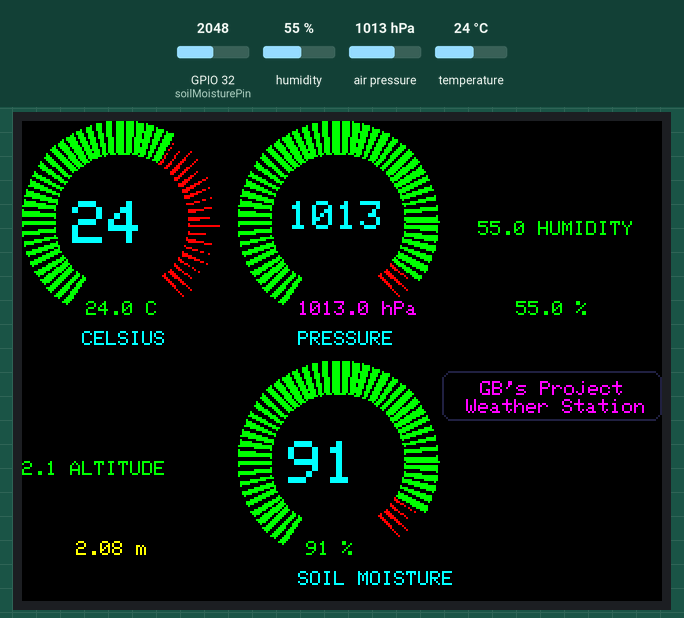
Simulated run of this sketch. Board: ESP32. Shown: 320×240 colour display. The test bench sets the inputs (shaded band); at power-on: humidity 55 %, air pressure 1013 hPa, GPIO 32 (soilMoisturePin) = 2048, temperature 24 °C. WiFi joins after 1.5 s; servers stay silent unless stated; the local clock reads 2024-03-15 10:24:30 at power-on unless the sketch sets it; random numbers use the default seed unless the sketch sets one; no MQTT or app messages arrive unless stated; what the sketch prints to the serial monitor is not drawn.

Above: at 4.9 s.
5.0 s: humidity set to 22 %
8.8 s: air pressure set to 952 hPa
At 11.5 s:
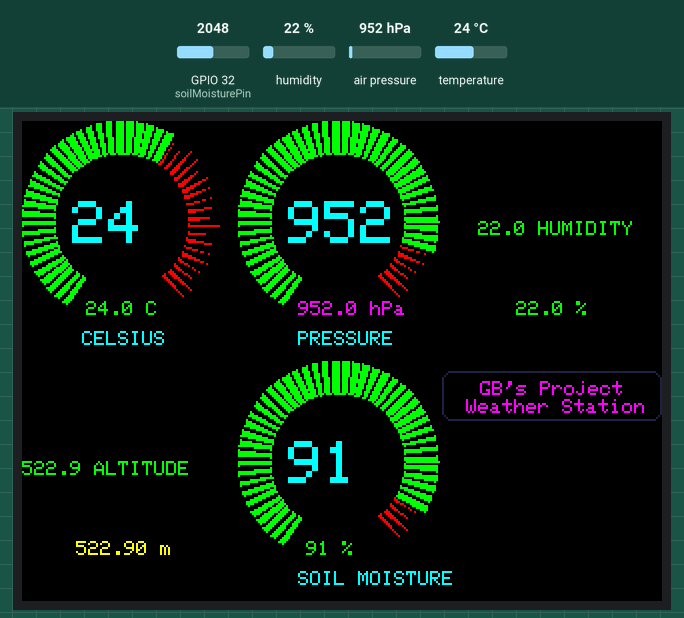
11.9 s: GPIO 32 (soilMoisturePin) set to 2866
At 14.6 s:
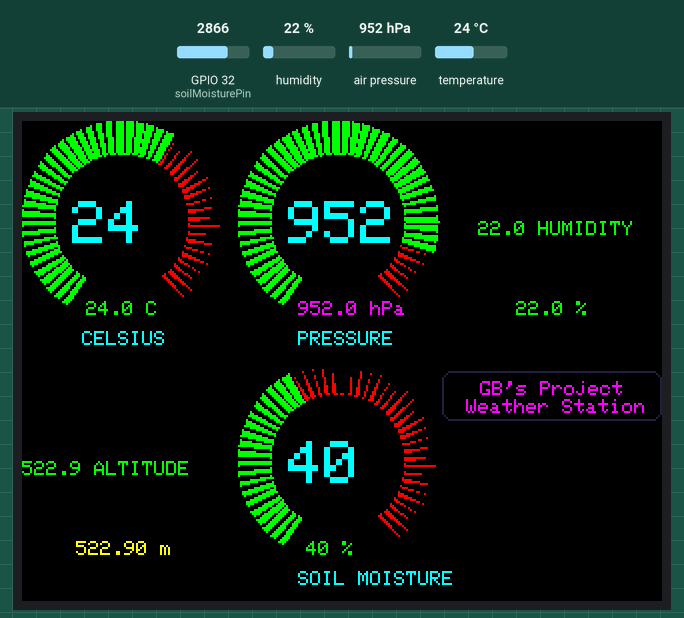
14.9 s: temperature set to 12 °C
At 20.0 s:
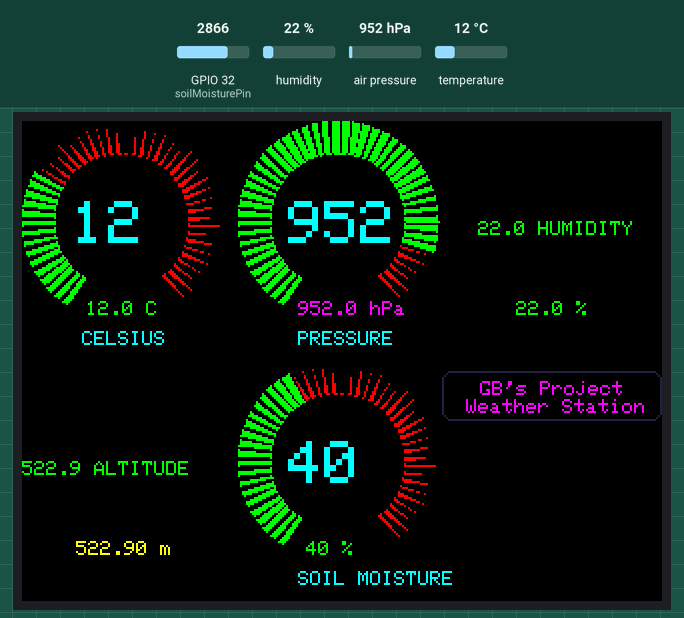
20.9 s: air pressure set to 975 hPa
At 23.3 s:
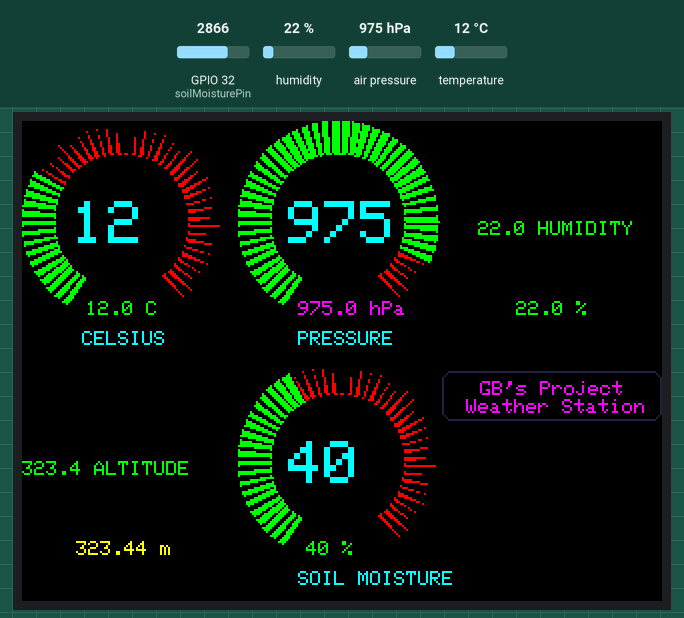
24.1 s: GPIO 32 (soilMoisturePin) set to 3972
At 26.5 s:
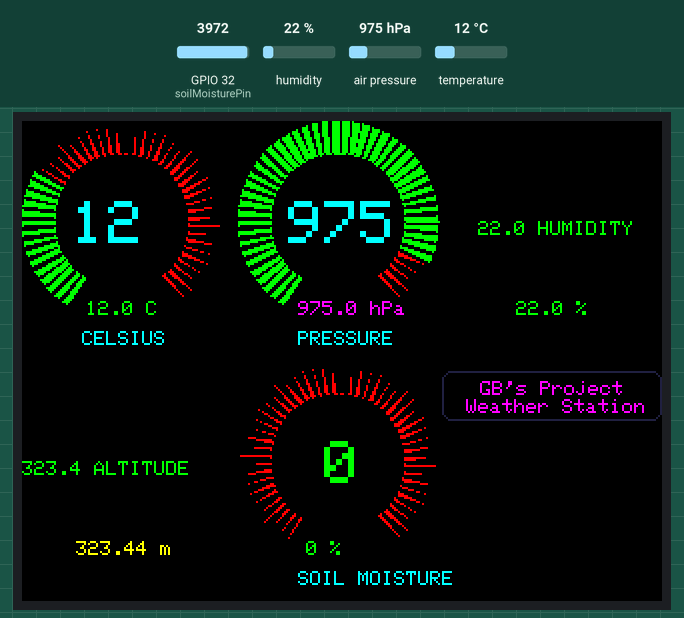
Timing chart, 0 to 28.0 s (numbered marks = the images above; inputs shaded):
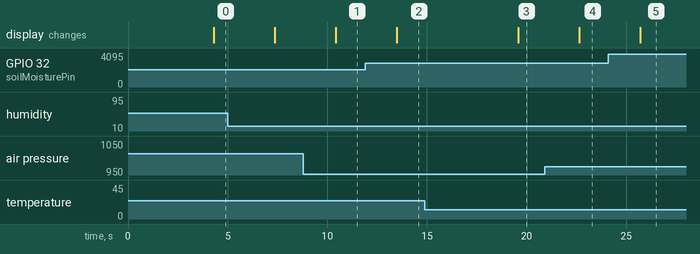

Measured:
- after the input at 8.8 s, the display: changes after 1.6 s (image 1)
- after the input at 11.9 s, the display: changes after 1.6 s (image 2)
- after the input at 14.9 s, the display: changes after 4.7 s (image 3)
- after the input at 20.9 s, the display: changes after 1.8 s (image 4)
- after the input at 24.1 s, the display: changes after 1.6 s (image 5)

The sketch:

hardware.ino
```cpp
//##################################################################################################################
//##                                      GOLDIE B'S ELET2415 WEATHER STATION                                     ##
//##                                                                                                              ##
//##################################################################################################################

// LIBRARY IMPORTS
#include <rom/rtc.h>
#include <MCUFRIEND_kbv.h>
#include "Adafruit_GFX.h"
#include "Adafruit_ILI9341.h"
#include <SPI.h>
#include <Adafruit_ST7735.h>              // Hardware-specific library
#include <Adafruit_BMP280.h>              // include  Adafruit BMP280 sensor library
#include "DHT.h"
#include <Wire.h>                         //include Two Wire Interface library
#include <math.h>


#ifndef _WIFI_H
#include <WiFi.h>
#endif

#ifndef STDLIB_H
#include <stdlib.h>
#endif

#ifndef STDIO_H
#include <stdio.h>
#endif

#ifndef ARDUINO_H
#include <Arduino.h>
#endif

#ifndef ARDUINOJSON_H
#include <ArduinoJson.h>
#endif


// TFT VARIABLES AND PIN MAPPINGS:
#define TFT_CS    5
#define TFT_RST   16
#define TFT_DC    17
#define TFT_MOSI  23
#define TFT_SCK   18
#define TFT_MISO  19

// TFT COLOUR SCHEMES
#define BLACK   0x0000
#define BLUE    0x001F
#define RED     0xF800
#define GREEN   0x07E0
#define CYAN    0x07FF
#define MAGENTA 0xF81F
#define YELLOW  0xFFE0
#define WHITE   0xFFFF
#define GREY    0x2108
#define BLUE    0x001F

// RING METER COLOUR SCHEMES
#define RED2RED     0
#define GREEN2GREEN 1
#define BLUE2BLUE   2
#define BLUE2RED    3
#define GREEN2RED   4
#define RED2GREEN   5

#define soilMoisturePin   32    // ESP: SVP
#define DHTPIN 4
#define DHTTYPE DHT22   // DHT 22  (AM2302), AM2321
#define BMP280_ADDRESS    (0x76)


DHT dht(DHTPIN, DHTTYPE);
Adafruit_BMP280  bmp;
Adafruit_Sensor *bmp_pressure = bmp.getPressureSensor();
Adafruit_ILI9341 tft = Adafruit_ILI9341(TFT_CS, TFT_DC, TFT_MOSI, TFT_SCK, TFT_RST, TFT_MISO);


// MQTT CLIENT CONFIG
static const char* pubtopic      = "620148851";                     // Add your ID number here
static const char* subtopic[]    = {"620148851_sub","/elet2415"};   // Array of Topics(Strings) to subscribe to
static const char* mqtt_server   = "www.yanacreations.com";         // Broker IP address or Domain name as a String
static uint16_t mqtt_port        = 1883;
int TimeStamp = 0;

// WIFI CREDENTIALS
const char* ssid       = "MonaConnect";                       // Add your Wi-Fi ssid
const char* password   = "";                // Add your Wi-Fi password

// const char* ssid       = "Digicel_WiFi_kYF6";                       // Add your Wi-Fi ssid
// const char* password   = "XkqUU6Hq";                // Add your Wi-Fi password

// const char* ssid       = "Wendy Phone";                       // Add your Wi-Fi ssid
// const char* password   = "wendybrown";                // Add your Wi-Fi password

// TASK HANDLES
TaskHandle_t xMQTT_Connect          = NULL;
TaskHandle_t xNTPHandle             = NULL;
TaskHandle_t xLOOPHandle            = NULL;
TaskHandle_t xUpdateHandle          = NULL;
TaskHandle_t xButtonCheckeHandle    = NULL;

/* Declare and Initialize variables to use in code: */
float h                   = 0;
float t                   = 0;
float f                   = 0;
float hif                 = 0;
float hic                 = 0;
float altitude            = 0;
int soil_moisture         = 0;
int tesmod                = 0;
float pressure            = 0;
int count                 = 0;
int8_t ramp               = 1;
boolean alert             = 0;
String str;


// FUNCTION DECLARATION
void checkHEAP(const char* Name);   // RETURN REMAINING HEAP SIZE FOR A TASK
void initMQTT(void);                // CONFIG AND INITIALIZE MQTT PROTOCOL
int getTimeStamp(void);   // GET 10 DIGIT TIMESTAMP FOR CURRENT TIME
void callback(char* topic, byte* payload, unsigned int length);
void initialize(void);
bool publish(const char *topic, const char *payload); // PUBLISH MQTT MESSAGE(PAYLOAD) TO A TOPIC
void vButtonCheck( void * pvParameters );
void vUpdate( void * pvParameters );
bool isNumber(double number);


const int dry = 3500; // value for dry sensor
const int wet = 1900; // value for wet sensor

//############### IMPORT HEADER FILES ##################
#ifndef NTP_H
#include "NTP.h"
#endif

#ifndef MQTT_H
#include "mqtt.h"
#endif


void setup() {
  Serial.begin(115200);

  Serial.println("Weather Station");

  // initialize SPI
  SPI.begin();

  // initialize DHT
  dht.begin();

  while ( !Serial ) delay(100);   // wait for native usb
  unsigned status;
  //status = bmp.begin(BMP280_ADDRESS_ALT, BMP280_CHIPID);
  status = bmp.begin(BMP280_ADDRESS);
  if (!status) {
    Serial.println(F("Could not find a valid BMP280 sensor, check wiring or "
                      "try a different address!"));
    Serial.print("SensorID was: 0x"); Serial.println(bmp.sensorID(),16);
    Serial.print("        ID of 0xFF probably means a bad address, a BMP 180 or BMP 085\n");
    Serial.print("   ID of 0x56-0x58 represents a BMP 280,\n");
    Serial.print("        ID of 0x60 represents a BME 280.\n");
    Serial.print("        ID of 0x61 represents a BME 680.\n");
    while (1) delay(10);
  }
  // initialize TFT
  tft.begin(0x1580);

  tft.setRotation(1);               // Set Rotation at 0 degress (default)

  tft.fillScreen(BLACK);            //Set Background Color with BLACK

  // INIT WIFI, MQTT & NTP
  initialize();
  // vButtonCheckFunction();        // UNCOMMENT IF USING BUTTONS THEN ADD LOGIC FOR INTERFACING WITH BUTTONS IN THE vButtonCheck FUNCTION
}


void loop() {
  // Wait a few seconds between measurements.
  delay(2000);

  TimeStamp = getTimeStamp();
  // Reading temperature or humidity takes about 250 milliseconds!
  // Sensor readings may also be up to 2 seconds 'old' (its a very slow sensor)
  float h = dht.readHumidity();
  // Read temperature as Celsius (the default)
  float t = dht.readTemperature();
  // Read temperature as Fahrenheit (isFahrenheit = true)
  float f = dht.readTemperature(true);

// Check if any reads failed and exit early (to try again).
  if (isnan(h) || isnan(t) || isnan(f)) {
    Serial.println(F("Failed to read from DHT sensor!"));

    if (isnan(h)) {
      Serial.println(F("Humidity (h) read failed."));
    }
    if (isnan(t)) {
      Serial.println(F("Temperature (t) read failed."));
    }
    if (isnan(f)) {
      Serial.println(F("Feels like (f) read failed."));
  }

  return;
  }

  // Compute heat index in Fahrenheit (the default)
  float hif = dht.computeHeatIndex(f, h);
  // Compute heat index in Celsius (isFahreheit = false)
  float hic = dht.computeHeatIndex(t, h, false);

  sensors_event_t pressure_event;
  // bmp pressure & altitude:
  bmp_pressure->getEvent(&pressure_event);
  altitude = bmp.readAltitude(1013.25);
  pressure = pressure_event.pressure;

  // soil moisture
  int sensorVal = analogRead(32);
  Serial.println(sensorVal);
  int soil_moisture = map(sensorVal, wet, dry, 100, 0);
  if (soil_moisture>100){
    soil_moisture = 100;
  }
  else if (soil_moisture<0){
    soil_moisture = 0;
  }

  int xpos = 0, ypos = 5, gap = 4, radius = 52;
  xpos = 320/2 - 150, ypos = 15, gap = 100, radius = 50;

  // DEBGGING, TO REMOVE:
  count+=1;

  // Draw analogue meter: temp in C (DHT)
  ringMeter(t, 0, 40, 0, 0, radius, "CELSIUS", CYAN );

  // Draw analogue meter: pressure in hPa (BMP)
  ringMeter(pressure, 0, 1100, 108, 0, radius, "PRESSURE", YELLOW);

  // // Draw analogue meter: soil moisture (SOIL_MOISTURE)
  ringMeter(soil_moisture, 0, 100, 108, 120, radius, "SOIL MOISTURE", GREEN);

  tft.setCursor(108, 170);
  tft.setTextSize(1.5);
  //tft.print(soil_moisture, 1);
  tft.setTextSize(1.5);
  tft.setTextColor(GREEN, BLACK);
  //tft.print (" SOIL MOISTURE ");

  tft.setCursor(228, 50);
  tft.setTextSize(1.5);
  tft.print(h, 1);
  tft.setTextSize(1.5);
  tft.setTextColor(GREEN, BLACK);
  tft.print (" HUMIDITY ");

  tft.setCursor(0, 170);
  tft.setTextSize(1.5);
  tft.print(altitude, 1);
  tft.setTextSize(1.5);
  tft.setTextColor(GREEN, BLACK);
  tft.print (" ALTITUDE ");


  // update DHT temp. & unit
  tft.setCursor (32, 90);
  tft.setTextSize (1);
  tft.setTextColor (GREEN, BLACK);
  tft.print (t, 1);
  tft.setTextSize (1);
  tft.setTextColor (GREEN, BLACK);
  tft.print (" C ");
  tesmod = 1;

  // update BMP Pressure & UNIT only
  tft.setCursor (138, 90);
  tft.setTextSize (1);
  tft.setTextColor (MAGENTA, BLACK);
  tft.print (pressure, 1);
  // tft.setCursor(250, 50);
  tft.setTextSize (1);
  tft.setTextColor (MAGENTA, BLACK);
  tft.print (" hPa ");

  // update DHT Humidity & unit
  tft.setCursor (247, 90);
  tft.setTextSize (1);
  tft.setTextColor (GREEN, BLACK);
  tft.print (h, 1);
  tft.setTextSize (1);
  tft.setTextColor (GREEN, BLACK);
  tft.print (" % ");
  tesmod = 1;

  // update BMP altitude & unit
  tft.setCursor(27, 210);
  tft.setTextSize (1.5);
  tft.setTextColor ( YELLOW , BLACK);
  tft.print (altitude);
  //tft.setCursor(250, 50);
  tft.setTextSize (1.5);
  tft.setTextColor ( YELLOW , BLACK);
  tft.print (" m ");

  // update the soil moisture & unit
  tft.setCursor (142,210);
  tft.setTextSize (1.5);
  tft.setTextColor (GREEN,BLACK);
  tft.print (soil_moisture);
  tft.setTextSize (1);
  tft.setTextColor (GREEN,BLACK);
  tft.print (" % ");
  tesmod=1;

  // PERSONALIZED TEXT:
  tft.drawRoundRect(210, 125, 110, 25, 5, GREY); // Cloud outline
  tft.setCursor(229, 130);
  tft.setTextSize (1.5);
  tft.setTextColor ( MAGENTA , BLACK);
  tft.print("GB's Project");
  tft.setCursor(222, 139);
  tft.setTextSize (1.7);
  tft.setTextColor ( MAGENTA , BLACK);
  tft.print("Weather Station");


  // DEBUGGING, PRINTING TO CONSOLE:
  Serial.print(count);
  Serial.println();

  Serial.print(F("Humidity: "));
  Serial.print(h);

  Serial.print(F("%  Temperature: "));
  Serial.print(t);

  Serial.print(F("°C "));
  Serial.print(f);

  Serial.print(F("°F  Heat index: "));
  Serial.print(hif);
  Serial.print(F("°F"));
  Serial.print(hic);
  Serial.println(F("°C "));

  Serial.print("Soil Moisture: ");
  Serial.print(soil_moisture );
  Serial.println("%");

  Serial.print("Pressure: ");
  Serial.print(pressure);
  Serial.print(" hPa");
  Serial.println();

  Serial.print("Approx. Altitude: ");
  Serial.print(altitude);
  Serial.println(" m");


  Serial.println();
  // delay(1000);
  vTaskDelay(1000 / portTICK_PERIOD_MS);
}


//####################################################################
//#                          UTIL FUNCTIONS                          #
//####################################################################
void vButtonCheck( void * pvParameters )  {
    configASSERT( ( ( uint32_t ) pvParameters ) == 1 );

    for( ;; ) {
        // Add code here to check if a button(S) is pressed
        // then execute appropriate function if a button is pressed

        vTaskDelay(200 / portTICK_PERIOD_MS);
    }
}

void vUpdate( void * pvParameters )  {
    configASSERT( ( ( uint32_t ) pvParameters ) == 1 );

    for( ;; ) {
          // soil moisture
          int sensorVal = analogRead(32);
          Serial.println(sensorVal);
          int soil_moisture = map(sensorVal, wet, dry, 100, 0);
          if (soil_moisture>100){
            soil_moisture = 100;
          }
          else if (soil_moisture<0){
            soil_moisture = 0;
          }

          float h = dht.readHumidity();
          // Read temperature as Celsius (the default)
          float t = dht.readTemperature();
          // Read temperature as Fahrenheit (isFahrenheit = true)
          float f = dht.readTemperature(true);

        // Check if any reads failed and exit early (to try again).
          if (isnan(h) || isnan(t) || isnan(f)) {
            Serial.println(F("Failed to read from DHT sensor!"));

            if (isnan(h)) {
              Serial.println(F("Humidity (h) read failed."));
            }
            if (isnan(t)) {
              Serial.println(F("Temperature (t) read failed."));
            }
            if (isnan(f)) {
              Serial.println(F("Feels like (f) read failed."));
            }

          return;
          }

          // Compute heat index in Fahrenheit (the default)
          float hif = dht.computeHeatIndex(f, h);
          // Compute heat index in Celsius (isFahreheit = false)
          float hic = dht.computeHeatIndex(t, h, false);


        if(isNumber(t)){
            // ##Publish update according to ‘{"id": "student_id", "timestamp": 1702212234, "temperature": 30, "humidity":90, "heatindex": 30}’

            // 1. Create JSon object
            StaticJsonDocument<1000> doc; // Create JSon object

            // 2. Create message buffer/array to store serialized JSON object
            char message[1100]  = {0};

            // 3. Add key:value pairs to JSon object based on above schema
            doc["id"]               = "620148851";
            doc["timestamp"]        = TimeStamp;
            doc["temperature"]      = dht.readTemperature();
            doc["humidity"]         = dht.readHumidity();
            doc["heatindex"]        = hic;
            doc["soilmoisture"]    = soil_moisture;
            doc["pressure"]         = pressure;
            doc["altitude"]         = altitude;

            // 4. Serialize / Convert JSon object to JSon string and store in message array
            serializeJson(doc, message);
            Serial.println(message);

            // 5. Publish message to a topic subscribed to by both backend and frontend vgfc
            if(mqtt.connected() ){
                publish(pubtopic, message);
            }
        }
    vTaskDelay(1000 / portTICK_PERIOD_MS);
    }
}

void callback(char* topic, byte* payload, unsigned int length) {
  // // ############## MQTT CALLBACK  ######################################
  // // RUNS WHENEVER A MESSAGE IS RECEIVED ON A TOPIC SUBSCRIBED TO

}

int getTimeStamp(void) {
        // RETURNS 10 DIGIT TIMESTAMP REPRESENTING CURRENT TIME
        time_t now;
        time(&now);
        TimeStamp = (int)now;       // Retrieve time[Timestamp] from system and save to &now variable
        return now;
}


bool publish(const char *topic, const char *payload){
  bool res = false;
  try{
    res = mqtt.publish(topic,payload);
    // Serial.printf("\nres : %d\n",res);
    if(!res){
      res = false;
      throw false;
    }
  }
  catch(...){
    Serial.printf("\nError (%d) >> Unable to publish message\n", res);
  }
  return res;
}

bool isNumber(double number){
  char item[20];
  snprintf(item, sizeof(item), "%f\n", number);
  if(isdigit(item[0]))
    return true;
  return false;
}

int ringMeter(int value, int vmin, int vmax, int x, int y, int r, char *units, byte scheme) {
  // Minimum value of r is about 52 before value text intrudes on ring
  // drawing the text first is an option

  x += r; y += r;   // Calculate coords of centre of ring
  int w = r / 3;    // Width of outer ring is 1/4 of radius
  int angle = 150;  // Half the sweep angle of meter (300 degrees)
  int v = map(value, vmin, vmax, -angle, angle); // Map the value to an angle v
  byte seg = 3; // Segments are 3 degrees wide = 100 segments for 300 degrees
  byte inc = 6; // Draw segments every 3 degrees, increase to 6 for segmented ring
  // Variable to save "value" text colour from scheme and set default
  int colour = GREEN;

  // Draw colour blocks every inc degrees
  for (int i = -angle+inc/2; i < angle-inc/2; i += inc) {
    // Calculate pair of coordinates for segment start
    float sx = cos((i - 90) * 0.0174532925);
    float sy = sin((i - 90) * 0.0174532925);
    uint16_t x0 = sx * (r - w) + x;
    uint16_t y0 = sy * (r - w) + y;
    uint16_t x1 = sx * r + x;
    uint16_t y1 = sy * r + y;

    // Calculate pair of coordinates for segment end
    float sx2 = cos((i + seg - 90) * 0.0174532925);
    float sy2 = sin((i + seg - 90) * 0.0174532925);
    int x2 = sx2 * (r - w) + x;
    int y2 = sy2 * (r - w) + y;
    int x3 = sx2 * r + x;
    int y3 = sy2 * r + y;

    if (i < v) { // Fill in coloured segments with 2 triangles
      switch (scheme) {
        case 0: colour = GREEN; break; // Fixed colour
        case 1: colour = RED; break; // Fixed colour
        case 2: colour = BLUE; break; // Fixed colour
        case 3: colour = rainbow(map(i, -angle, angle, 0, 127)); break; // Full spectrum blue to red
        case 4: colour = rainbow(map(i, -angle, angle, 70, 127)); break; // Green to red (high temperature etc)
        case 5: colour = rainbow(map(i, -angle, angle, 127, 63)); break; // Red to green (low battery etc)
        default: colour = GREEN; break; // Fixed colour
      }
      tft.fillTriangle(x0, y0, x1, y1, x2, y2, colour);
      tft.fillTriangle(x1, y1, x2, y2, x3, y3, colour);
      //text_colour = colour; // Save the last colour drawn
    }
    else {        // Fill in blank segments
      tft.fillTriangle(x0, y0, x1, y1, x2, y2, RED);
      tft.fillTriangle(x1, y1, x2, y2, x3, y3, BLACK);
    }
  }
  // Convert value to a string
  char buf[10];
  byte len = 2; if ((value > 99) && (value <= 999)) len = 3; else if (value > 999) len = 4;   //        else if (value <= 9) len = 1;
  dtostrf(value, len, 0, buf);
  buf[len] = ' '; buf[len] = 0;             // Add blanking space and terminator, helps to centre text too!
  // Set the text colour to default

  // Serial.println(buf);
  // Serial.println(len);

  tft.setTextSize(1);

  if (len==3){
  tft.setTextColor(CYAN,BLACK);
  tft.setCursor(x-25,y-10);tft.setTextSize(3);
  tft.print(buf);}

  // else{
    if(value>9){
    tft.setTextColor(CYAN,BLACK);
    tft.setCursor(x-25,y-10);
    tft.setTextSize(3);
    if(len==4){tft.setTextSize(2.5);}
    tft.print(buf);}

    if(value<10){
    tft.setTextColor(colour,BLACK);
    tft.setCursor(x-25,y-10);tft.setTextSize(3);
    tft.print(buf);}

    // tft.setTextColor(CYAN,BLACK);
    // tft.setCursor(x-25,y-10);tft.setTextSize(3);
    // tft.print(buf);

    // VARIABLE LABELS
    tft.setTextColor(CYAN,BLACK);
    tft.setCursor(x-20,y+55);tft.setTextSize(1);
    tft.print(units);
  // }
  // Calculate and return right hand side x coordinate
  return x + r;
}

// #########################################################################
// Return a 16 bit rainbow colour
// #########################################################################
unsigned int rainbow(byte value) {
  // Value is expected to be in range 0-127
  // The value is converted to a spectrum colour from 0 = blue through to 127 = red

  byte red = 0; // Red is the top 5 bits of a 16 bit colour value
  byte green = 0;// Green is the middle 6 bits
  byte blue = 0; // Blue is the bottom 5 bits
  byte quadrant = value / 32;

  if (quadrant == 0) {
    blue = 31;
    green = 2 * (value % 32);
    red = 0;
  }
  if (quadrant == 1) {
    blue = 31 - (value % 32);
    green = 63;
    red = 0;
  }
  if (quadrant == 2) {
    blue = 0;
    green = 63;
    red = value % 32;
  }
  if (quadrant == 3) {
    blue = 0;
    green = 63 - 2 * (value % 32);
    red = 31;
  }
  return (red << 11) + (green << 5) + blue;
}
```

Source omitted: NTP.h (6353 bytes), mqtt.h (10145 bytes)
